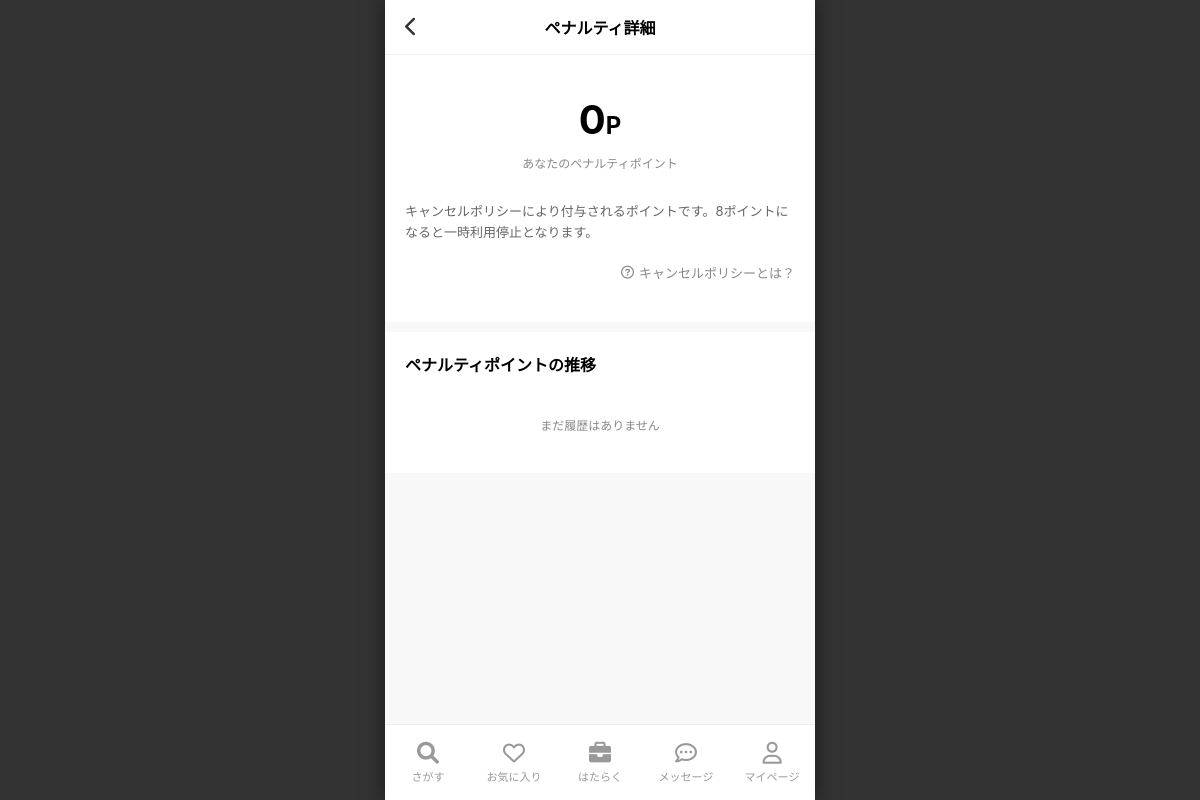
The app's page /rewards/penalty-detail/ (signed in), older data.
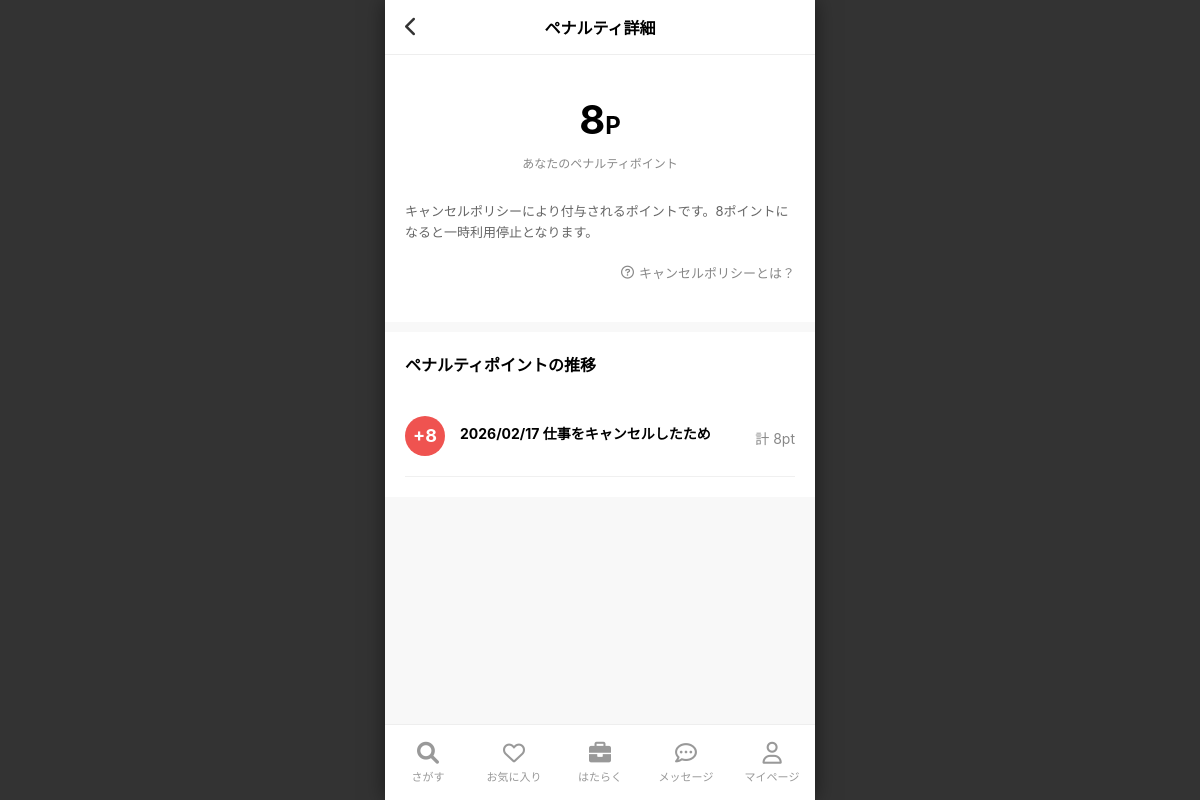
The same page, newer data.
### accounts/models.py (models this page shows, shortened)
class WorkerProfile(models.Model):
    user = models.OneToOneField(User, on_delete=models.CASCADE, related_name='workerprofile')
    birth_date = models.DateField("生年月日", null=True, blank=True)
    last_name_kanji = models.CharField("姓(漢字)", max_length=50, null=True, blank=True)
    first_name_kanji = models.CharField("名(漢字)", max_length=50, null=True, blank=True)
    last_name_kana = models.CharField("セイ(カナ)", max_length=50, null=True, blank=True)
    first_name_kana = models.CharField("メイ(カナ)", max_length=50, null=True, blank=True)
    gender = models.CharField("性別", max_length=10, null=True, blank=True)
    face_photo = models.ImageField("顔写真", upload_to='profiles/faces/', null=True, blank=True)
    postal_code = models.CharField("郵便番号", max_length=7, null=True, blank=True)
    prefecture = models.CharField("都道府県", max_length=20, null=True, blank=True)
    city = models.CharField("市区町村", max_length=100, null=True, blank=True)
    address_line = models.CharField("番地", max_length=100, null=True, blank=True)
    building = models.CharField("建物名・部屋番号", max_length=100, null=True, blank=True)
    occupation = models.CharField("現在の職業", max_length=50, null=True, blank=True) # 所属選択
    work_style = models.CharField("アルバイトの働き方", max_length=100, null=True, blank=True)
    career_interest = models.CharField("正社員への興味", max_length=100, null=True, blank=True)
    target_prefectures = models.TextField("希望都道府県", null=True, blank=True)
    emergency_phone = models.CharField("緊急連絡先電話番号", max_length=20, null=True, blank=True)
    emergency_relation = models.CharField("緊急連絡先続柄", max_length=50, null=True, blank=True)
    is_setup_completed = models.BooleanField("セットアップ完了", default=False)
    is_identity_verified = models.BooleanField("本人確認済み", default=False)
    identity_document1 = models.ImageField("本人確認書類1", upload_to='profiles/identity/', null=True, blank=True)
    penalty = models.CharField("ペナルティ", max_length=50, null=True, blank=True) # テキスト用？
    penalty_points = models.IntegerField("ペナルティポイント", default=0)
    cancellations = models.IntegerField("キャンセル数", default=0)
    lastminute_cancel = models.IntegerField("直前キャンセル数", default=0)
    suspension_end_date = models.DateTimeField("利用停止終了日時", null=True, blank=True)

class PenaltyHistory(models.Model):
    worker = models.ForeignKey(WorkerProfile, on_delete=models.CASCADE, related_name='penalty_histories')
    points = models.IntegerField("ポイント") # 今回付与されたポイント
    total_points = models.IntegerField("合計ポイント") # その時点での合計
    reason = models.CharField("理由", max_length=200) # キャンセルなど
    occurred_at = models.DateTimeField("発生日時", auto_now_add=True)

### accounts/views.py (the view)
# urls.py: path('rewards/penalty-detail/', account_views.ReviewPenaltyView.as_view(), name='penalty_detail'),
class ReviewPenaltyView(LoginRequiredMixin, TemplateView):
    template_name = 'MyPage/Review/penalty_detail.html'
    def get_context_data(self, **kwargs):
        context = super().get_context_data(**kwargs)
        if hasattr(self.request.user, 'workerprofile'):
            context['profile'] = self.request.user.workerprofile
            context['penalty_histories'] = self.request.user.workerprofile.penalty_histories.all().order_by('-occurred_at')
        return context

### accounts/templates/MyPage/Review/penalty_detail.html (shortened to what this page needs)
{% extends 'base_main.html' %}
{% block content %}
<div>
    <div class="header-nav">
        <a href="{% url 'review_penalty' %}" class="back-btn"><i class="fa-solid fa-chevron-left"></i></a>
        <div class="page-title">ペナルティ詳細</div>
    </div>
    <div class="main-score">
        <div class="score-val">{{ profile.penalty_points }}<span class="score-unit">P</span></div>
        <div class="score-label">あなたのペナルティポイント</div>
        <div class="description">
            キャンセルポリシーにより付与されるポイントです。8ポイントになると一時利用停止となります。
        </div>
        <a href="#" class="help-link"><i class="fa-regular fa-circle-question"></i> キャンセルポリシーとは？</a>
    </div>
    <div style="height: 10px; background: #f8f8f8;"></div>
    <div class="history-section">
        <div class="history-title">ペナルティポイントの推移</div>
        <div class="history-list">
            {% for history in penalty_histories %}
            <div class="history-item">
                <div class="pt-badge pt-badge-3">+{{ history.points }}</div>
                <div class="history-content">
                    <div class="history-date">{{ history.occurred_at|date:"Y/m/d" }} {{ history.reason }}</div>
                </div>
                <div class="history-points">計 {{ history.total_points }}pt</div>
            </div>
            {% empty %}
            <div style="text-align:center; padding: 20px; color:#888; font-size:12px;">
                まだ履歴はありません
            </div>
            {% endfor %}
        </div>
    </div>
</div>
{% endblock %}

Row changes from the older to the newer data that the page shows:
changed WorkerProfile: penalty_points "0" → "8"
added PenaltyHistory: points "8", occurred_at "2026/02/17", reason "仕事をキャンセルしたため", total_points "8"
Text that changed along with them:
text no longer shown: "まだ履歴はありません"
